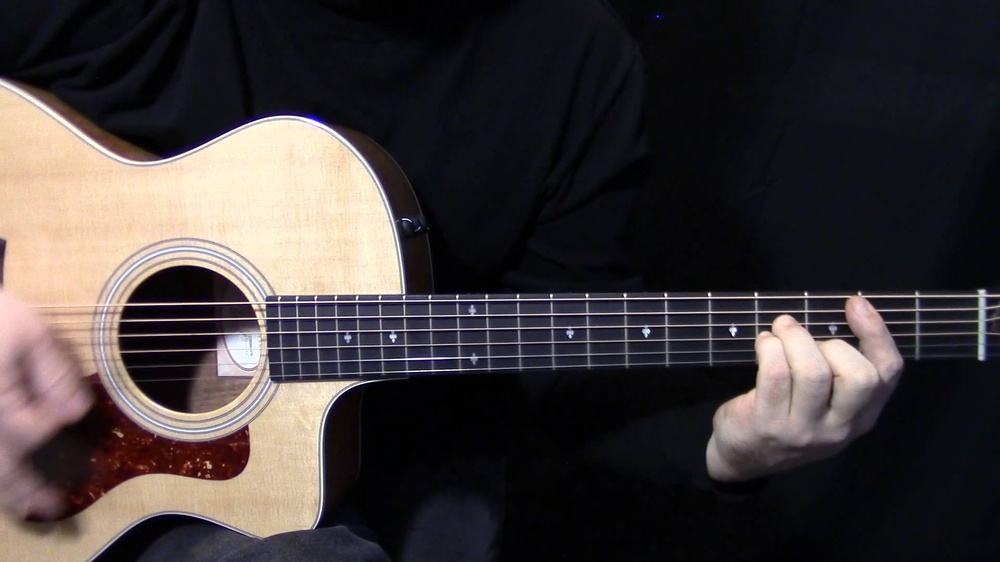
#> input picture guitar-fingering-recognition-master/pictures/chordBm.jpg, 1000 x 562 px, shrunk from 1920 x 1080 before the run
$ python -i finger_detection.py   (imports and definitions only)
#> lines starting #> are read from the running program, lines starting #| are printed output that depends on the picture; after the words box and inside, x2 and y2 are one past the last pixel; in counts of white or black regions, pixels touching at a corner belong together
#> further down, picture is the input picture: shape (562, 1000, 3); mean B, G, R 58.7, 58.1, 64.6
import cv2
import numpy as np
from collections import defaultdict

def skin_detection(img):
    """
    Naively detects skin in the image. Non-skin pixels will be set to black (0, 0, 0).

    :param img: An image as defined in OpenCV.
    :return: An image as defined in OpenCV with non-skin areas set to black.
    """
    for index_line, line in enumerate(img):
        for index_pixel, pixel in enumerate(line):
            # Condition for skin detection (adjust thresholds as needed)
            if pixel[2] > 95 and pixel[1] > 40 and pixel[0] > 20 and max(pixel) - min(pixel) > 15 \
                    and abs(pixel[2] - pixel[1]) > 15 and pixel[2] > pixel[0] and pixel[2] > pixel[1] \
                    and index_pixel > len(line) / 2:
                pass
            else:
                img[index_line][index_pixel] = (0, 0, 0)
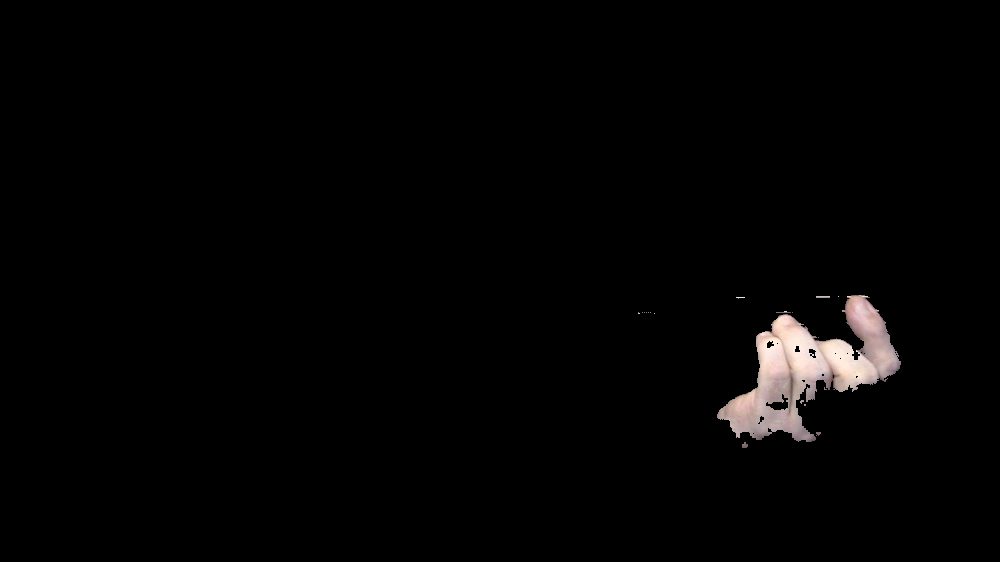
#> img: shape (562, 1000, 3); mean B, G, R 3.6, 3.8, 4.3

    return img

def locate_hand_region(img):
    """
    Refines hand region after skin detection by returning the region with the highest density
    of non-black pixels when looking at regions split vertically.

    :param img: An image as defined in OpenCV, after skin detection.
    :return: An image as defined in OpenCV with the detected hand region highlighted.
    """
    height, width = img.shape[:2]
#> height = 562; width = 1000
    hand_region = np.zeros((height, width, 3), np.uint8)

    x_dict = defaultdict(int)
    for line in img:
        for j, pixel in enumerate(line):
            if pixel.any() > 0:
                x_dict[j] += 1
#> after the loop, x_dict = 192 items

    if not x_dict:
        return hand_region

    max_density = max(x_dict.values())
#> max_density = 122
    max_x_density = max(x_dict.keys(), key=(lambda k: x_dict[k]))
#> max_x_density = 792
    min_x, max_x = min(x_dict.keys()), max(x_dict.keys())
#> min_x = 638; max_x = 900

    m, n = 0, 0
    last_density = x_dict[max_x_density]
#> last_density = 122

    while max_x_density - m > min_x and x_dict[max_x_density - m] >= 0.1 * max_density and x_dict[max_x_density - m] >= 0.5 * last_density:
        m += 1
        last_density = x_dict[max_x_density - m]
#> this loop made 69 passes
#> last_density on passes 1 to 12: 117, 119, 119, 119, 111, 112, 109, 108, 106, 105, 109, 108
#> after the loop, m = 69

    last_density = x_dict[max_x_density]
#> last_density = 122
    while max_x_density + n < max_x and x_dict[max_x_density + n] >= 0.1 * max_density and x_dict[max_x_density + n] >= 0.5 * last_density:
        n += 1
        last_density = x_dict[max_x_density + n]
#> this loop made 107 passes
#> last_density on passes 1 to 12: 121, 122, 118, 107, 106, 99, 99, 98, 96, 82, 80, 74
#> after the loop, n = 107

    tolerance = 20
    min_limit = max_x_density - m - tolerance
#> min_limit = 703
    max_limit = max_x_density + n + tolerance
#> max_limit = 919

    for i, line in enumerate(img):
        for j, pixel in enumerate(line):
            if min_limit < j < max_limit:
                hand_region[i][j] = img[i][j]

    return hand_region

def hand_detection(img):
    """
    Detects contours in the hand using Canny edge detection and tries to find fingertips.

    :param img: An image as defined in OpenCV, after skin detection and refining.
    :return: An image as defined in OpenCV with hand contours highlighted.
    """
    # Apply skin detection and locate hand region
    skin_detected = skin_detection(img)
    hand_region = locate_hand_region(skin_detected)

    # Blur the image and convert to grayscale for edge detection
    blurred = cv2.medianBlur(hand_region, 5)
    gray = cv2.cvtColor(blurred, cv2.COLOR_BGR2GRAY)

    # Detect edges using Canny
    edges = cv2.Canny(gray, 70, 100)
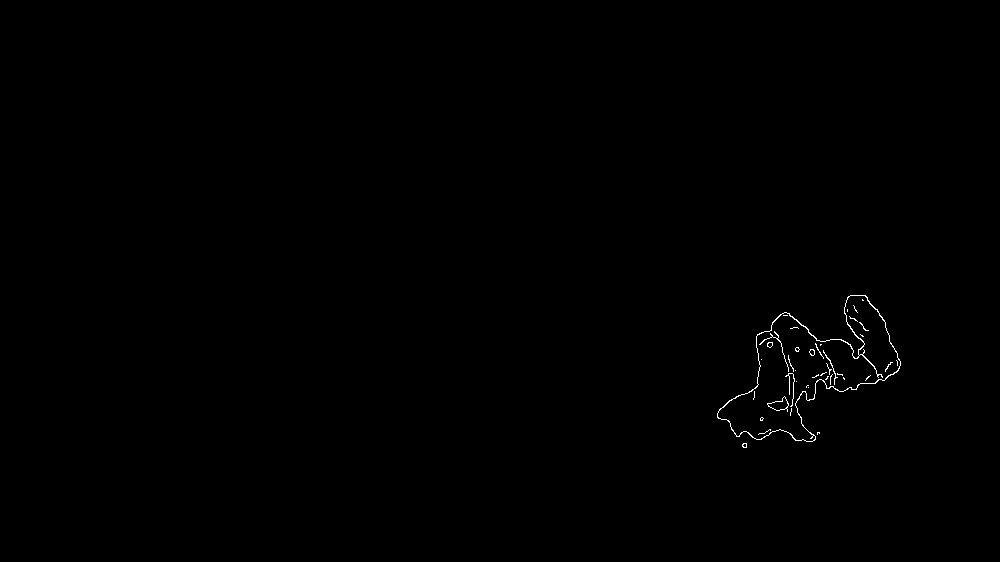
#> edges: shape (562, 1000); 0.26% white in thin lines or dots, all inside (x1, y1, x2, y2) = (717, 295, 901, 448)

    # Detect circles using Hough Circle Transform
    circles = cv2.HoughCircles(edges, cv2.HOUGH_GRADIENT, 1, 5,
                               param1=100, param2=20, minRadius=20, maxRadius=90)
#> circles = 78 rows, first 8: [822.5, 351.5, 66.8], [833.5, 345.5, 56.9], [830.5, 337.5, 54.8], [842.5, 390.5, 50.6], [825.5, 339.5, 54.9], [837.5, 395.5, 47.4], [852.5, 349.5, 38.6], [864.5, 338.5, 44.2]

    # Process circles if detected
    if circles is not None:
        circles = np.asarray(circles, dtype=np.float32)  # Ensure circles is a numpy array with float type
        circles = np.round(circles[0, :]).astype(np.uint16)  # Round and convert to uint16
#> circles = 78 rows, first 8: [822, 352, 67], [834, 346, 57], [830, 338, 55], [842, 390, 51], [826, 340, 55], [838, 396, 47], [852, 350, 39], [864, 338, 44]
        for i in circles:
            # Draw the outer circle
            cv2.circle(img, (i[0], i[1]), i[2], (0, 255, 0), 2)
            # Draw the center of the circle
            cv2.circle(img, (i[0], i[1]), 2, (0, 0, 255), 3)
#> this loop made 78 passes
#> i on passes 1 to 12: [822, 352, 67], [834, 346, 57], [830, 338, 55], [842, 390, 51], [826, 340, 55], [838, 396, 47], [852, 350, 39], [864, 338, 44], [786, 362, 40], [832, 392, 47], [762, 388, 46], [808, 372, 22]
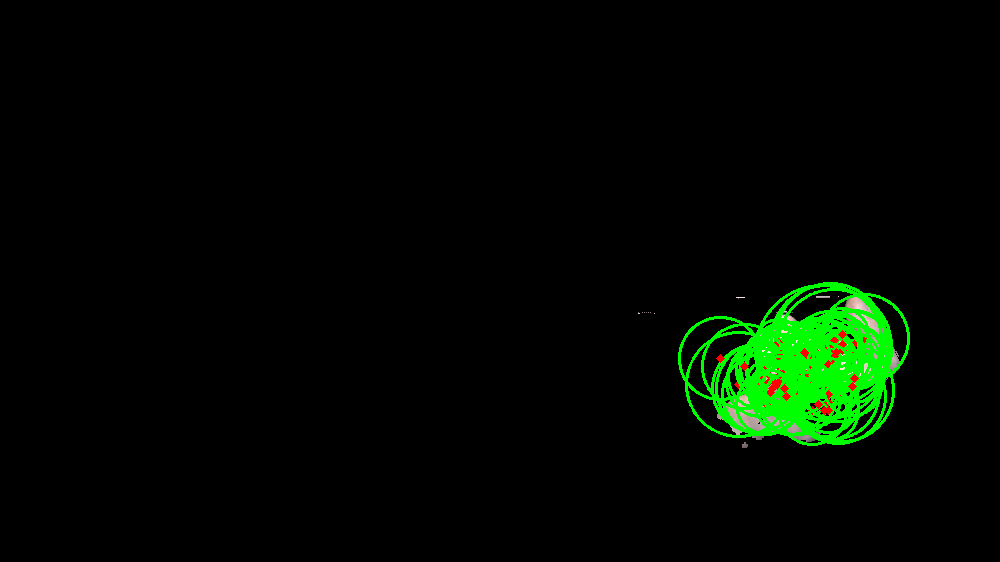
#> img: shape (562, 1000, 3); 3.54% of pixels changed, all inside (x1, y1, x2, y2) = (678, 282, 910, 446)

    return edges, img


# [2 lines not run here, left out]

>>> import cv2
>>> picture = cv2.imread('pictures/chordBm.jpg')
>>> result = hand_detection(picture)
